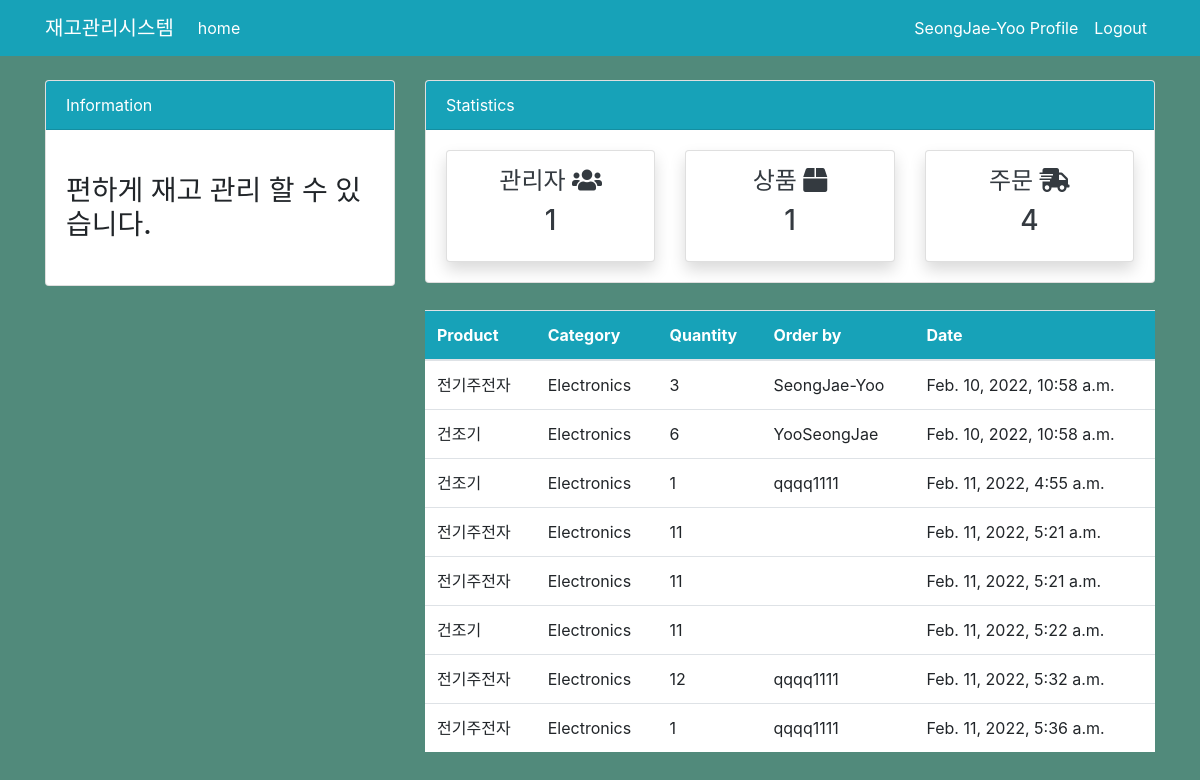
Page /order/ (signed in) on the committed database.
### dashboard/models.py (models this page shows, shortened)
class Order(models.Model):
    product = models.ForeignKey(Product, on_delete=models.CASCADE, null=True)
    staff = models.ForeignKey(User,models.CASCADE, null=True)
    order_quantity = models.PositiveIntegerField(null=True )
    date = models.DateTimeField(auto_now_add=True)
    class Meta:
        verbose_name_plural = 'Order'

class Product(models.Model):
    name = models.CharField(max_length=100, null=True)
    category = models.CharField(max_length=20, choices=CATEGORY, null=True)
    quantity = models.PositiveIntegerField(null=True)
    class Meta:
        verbose_name_plural = 'Product'
    def __str__(self):   # Product 제품 이름 보이게 설정
        return f'{self.name}'

### dashboard/views.py (the view)
# urls.py: path('order/',views.order, name='dashboard-order'),
@login_required
def order(request):
    orders = Order.objects.all()
    context={
        'orders':orders,
    }
    return render(request, 'dashboard/order.html',context)

### templates/dashboard/order.html (shortened to what this page needs)
{% extends 'partials/base.html' %}
{% block content %}
{% include 'partials/topnav.html' %}
<div class="container">
    <div class="row my-4">
        <div class="col-md-4"></div>
        <div class="col-md-8">
            <table class="table bg-white">
                <thead class="bg-info">
                    <tr class="text-white">
                        <th scope="col">Product</th>
                        <th scope="col">Category</th>
                        <th scope="col">Quantity</th>
                        <th scope="col">Order by</th>
                        <th scope="col">Date</th>
                    </tr>
                </thead>
                <tbody>
                    {% for order in orders %}
                    <tr>
                        <td>{{ order.product}}</td>
                        <td>{{ order.product.category}}</td>
                        <td>{{ order.order_quantity}}</td>
                        <td>{{ order.staff.username}}</td>
                        <td>{{ order.date}}</td>
                    </tr>
                    {% endfor %}
                </tbody>
            </table>
        </div>
    </div>
</div>
{% endblock %}

### templates/partials/nav.html (shortened to what this page needs)
<nav class="navbar navbar-expand-lg navbar-info bg-info">
    {%if user.is_authenticated %}
    <div class="container">
        <a class="navbar-brand text-white" href="{% url 'dashboard-index' %}">재고관리시스템</a>
        <div class="collapse navbar-collapse" id="navbarSupportedContent">
            <ul class="navbar-nav mr-auto">
                <li class="nav-item active">
                    <a class="nav-link text-white" href="{% url 'dashboard-index' %}">home </a>
                </li>
            </ul>
            <ul class="navbar-nav ml-auto">
                <li class="nav-item active">
                    <a class="nav-link text-white" href="{% url 'user-profile'%}">{{user.username}} Profile </a>
                </li>
                <li class="nav-item">
                    <a class="nav-link text-white" href="{% url 'user-logout' %}">Logout</a>
                </li>
            </ul>
            {% endif %}
        </div>
    </div>
</nav>

### static/style.css (style rules this page uses)
body { background: rgb(81, 138, 123); }

### rows in the picture
Order: product "전기주전자", product.category "Electronics", order_quantity "3", staff.username "SeongJae-Yoo", date "Feb. 10, 2022, 10:58 a.m."
Order: product "건조기", product.category "Electronics", order_quantity "6", staff.username "YooSeongJae", date "Feb. 10, 2022, 10:58 a.m."
Order: product "건조기", product.category "Electronics", order_quantity "1", staff.username "qqqq1111", date "Feb. 11, 2022, 4:55 a.m."
Order: product "전기주전자", product.category "Electronics", order_quantity "11", date "Feb. 11, 2022, 5:21 a.m."
Order: product "전기주전자", product.category "Electronics", order_quantity "11", date "Feb. 11, 2022, 5:21 a.m."
Order: product "건조기", product.category "Electronics", order_quantity "11", date "Feb. 11, 2022, 5:22 a.m."
Order: product "전기주전자", product.category "Electronics", order_quantity "12", staff.username "qqqq1111", date "Feb. 11, 2022, 5:32 a.m."
Order: product "전기주전자", product.category "Electronics", order_quantity "1", staff.username "qqqq1111", date "Feb. 11, 2022, 5:36 a.m."

### other values in the picture
{{ user.username }} "SeongJae-Yoo"
